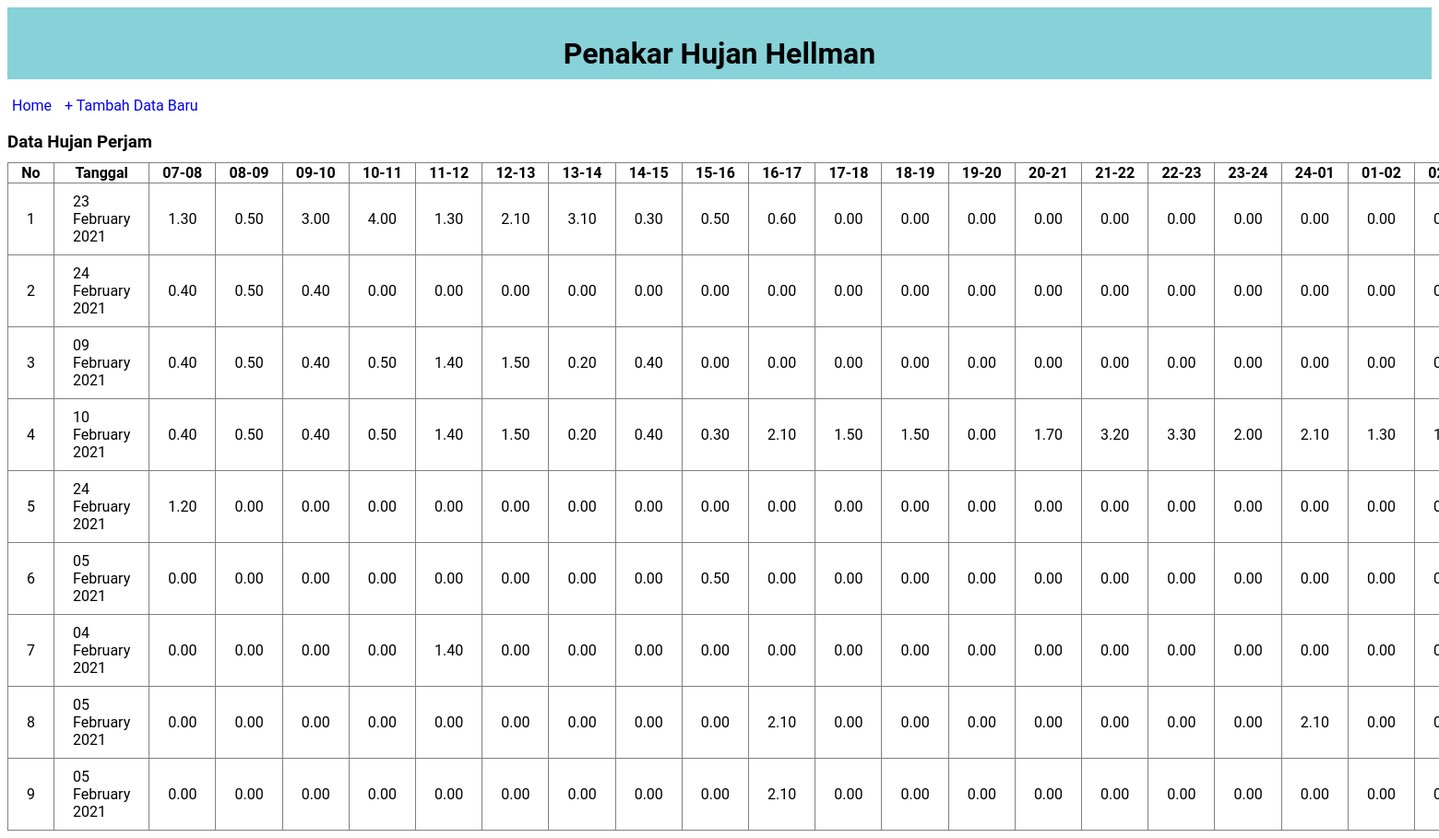
Page /data-hujan.php on the committed database.
### tables this page shows
CREATE TABLE `hujanperjam` (
  `id` int(8) NOT NULL,
  `tanggal` date NOT NULL,
  `tujuh` decimal(4,2) NOT NULL,
  `delapan` decimal(4,2) NOT NULL,
  `sembilan` decimal(4,2) NOT NULL,
  `sepuluh` decimal(4,2) NOT NULL,
  `sebelas` decimal(4,2) NOT NULL,
  `duabelas` decimal(4,2) NOT NULL,
  `tigabelas` decimal(4,2) NOT NULL,
  `empatbelas` decimal(4,2) NOT NULL,
  `limabelas` decimal(4,2) NOT NULL,
  `enambelas` decimal(4,2) NOT NULL,
  `tujuhbelas` decimal(4,2) NOT NULL,
  `delapanbelas` decimal(4,2) NOT NULL,
  `sembilanbelas` decimal(2,2) NOT NULL,
  `duapuluh` decimal(4,2) NOT NULL,
  `duasatu` decimal(4,2) NOT NULL,
  `duadua` decimal(4,2) NOT NULL,
  `duatiga` decimal(4,2) NOT NULL,
  `duaempat` decimal(4,2) NOT NULL,
  `satu` decimal(4,2) NOT NULL,
  `dua` decimal(4,2) NOT NULL,
  `tiga` decimal(4,2) NOT NULL,
  `empat` decimal(4,2) NOT NULL,
  `lima` decimal(4,2) NOT NULL,
  `enam` decimal(4,2) NOT NULL
);

### data-hujan.php (the view, shortened to what this page needs)
<!DOCTYPE html>
<html>
<head>
	<link rel="stylesheet" type="text/css" href="style.css">
</head>
<body>
	<div class="judul">
		<h1>Penakar Hujan Hellman</h1>
	</div>
	<br/>
    <a href="index.php">Home</a>
	<a class="tombol" href="form-input-hujan.php">+ Tambah Data Baru</a>
	<h3>Data Hujan Perjam</h3>
	<table border="1" class="table">
		<tr>
			<th>No</th>
			<th>Tanggal</th>
            <th>07-08</th>
            <th>08-09</th>
            <th>09-10</th>
            <th>10-11</th>
            <th>11-12</th>
            <th>12-13</th>
            <th>13-14</th>
            <th>14-15</th>
            <th>15-16</th>
            <th>16-17</th>
            <th>17-18</th>
            <th>18-19</th>
            <th>19-20</th>
            <th>20-21</th>
            <th>21-22</th>
            <th>22-23</th>
            <th>23-24</th>
            <th>24-01</th>
            <th>01-02</th>
            <th>02-03</th>
		</tr>
		<?php
		include "koneksi.php";
		$sql = "SELECT * FROM hujanperjam";
        $hasil=mysqli_query($conn,$sql);
		$nomor = 1;
		while($data = mysqli_fetch_array($hasil)){
		?>
		<tr>
			<td><?php echo $nomor++; ?></td>
			<td><?php echo date ( 'd F Y' , strtotime ($data['tanggal'])); ?></td>
            <td><?php echo $data['tujuh']; ?></td>
            <td><?php echo $data['delapan']; ?></td>
            <td><?php echo $data['sembilan']; ?></td>
            <td><?php echo $data['sepuluh']; ?></td>
            <td><?php echo $data['sebelas']; ?></td>
            <td><?php echo $data['duabelas']; ?></td>
            <td><?php echo $data['tigabelas']; ?></td>
            <td><?php echo $data['empatbelas']; ?></td>
            <td><?php echo $data['limabelas']; ?></td>
            <td><?php echo $data['enambelas']; ?></td>
            <td><?php echo $data['tujuhbelas']; ?></td>
            <td><?php echo $data['delapanbelas']; ?></td>
            <td><?php echo $data['sembilanbelas']; ?></td>
            <td><?php echo $data['duapuluh']; ?></td>
            <td><?php echo $data['duasatu']; ?></td>
            <td><?php echo $data['duadua']; ?></td>
            <td><?php echo $data['duatiga']; ?></td>
            <td><?php echo $data['duaempat']; ?></td>
            <td><?php echo $data['satu']; ?></td>
            <td><?php echo $data['dua']; ?></td>
		</tr>
		<?php } ?>
	</table>
</body>
</html>

### style.css (style rules this page uses)
body { font-family: 'roboto'; color: #000; }
.judul { background: #87D1D8; padding: 10px; text-align: center; }
.judul h1,h2,h3 { height: 15px; }
a { padding: 5px; text-decoration: none; }
.table { border-collapse: collapse; }
table.table th th , table.table tr td { padding: 10px 20px ; }

### rows in the picture
hujanperjam: tanggal "23 February 2021", tujuh "1.30", delapan "0.50", sembilan "3.00", sepuluh "4.00", sebelas "1.30", duabelas "2.10", tigabelas "3.10", empatbelas "0.30", limabelas "0.50", enambelas "0.60", tujuhbelas "0.00", delapanbelas "0.00", sembilanbelas "0.00", duapuluh "0.00", duasatu "0.00", duadua "0.00", duatiga "0.00", duaempat "0.00", satu "0.00"
hujanperjam: tanggal "24 February 2021", tujuh "0.40", delapan "0.50", sembilan "0.40", sepuluh "0.00", sebelas "0.00", duabelas "0.00", tigabelas "0.00", empatbelas "0.00", limabelas "0.00", enambelas "0.00", tujuhbelas "0.00", delapanbelas "0.00", sembilanbelas "0.00", duapuluh "0.00", duasatu "0.00", duadua "0.00", duatiga "0.00", duaempat "0.00", satu "0.00"
hujanperjam: tanggal "09 February 2021", tujuh "0.40", delapan "0.50", sembilan "0.40", sepuluh "0.50", sebelas "1.40", duabelas "1.50", tigabelas "0.20", empatbelas "0.40", limabelas "0.00", enambelas "0.00", tujuhbelas "0.00", delapanbelas "0.00", sembilanbelas "0.00", duapuluh "0.00", duasatu "0.00", duadua "0.00", duatiga "0.00", duaempat "0.00", satu "0.00"
hujanperjam: tanggal "10 February 2021", tujuh "0.40", delapan "0.50", sembilan "0.40", sepuluh "0.50", sebelas "1.40", duabelas "1.50", tigabelas "0.20", empatbelas "0.40", limabelas "0.30", enambelas "2.10", tujuhbelas "1.50", delapanbelas "1.50", sembilanbelas "0.00", duapuluh "1.70", duasatu "3.20", duadua "3.30", duatiga "2.00", duaempat "2.10", satu "1.30"
hujanperjam: tanggal "24 February 2021", tujuh "1.20", delapan "0.00", sembilan "0.00", sepuluh "0.00", sebelas "0.00", duabelas "0.00", tigabelas "0.00", empatbelas "0.00", limabelas "0.00", enambelas "0.00", tujuhbelas "0.00", delapanbelas "0.00", sembilanbelas "0.00", duapuluh "0.00", duasatu "0.00", duadua "0.00", duatiga "0.00", duaempat "0.00", satu "0.00"
hujanperjam: tanggal "05 February 2021", tujuh "0.00", delapan "0.00", sembilan "0.00", sepuluh "0.00", sebelas "0.00", duabelas "0.00", tigabelas "0.00", empatbelas "0.00", limabelas "0.50", enambelas "0.00", tujuhbelas "0.00", delapanbelas "0.00", sembilanbelas "0.00", duapuluh "0.00", duasatu "0.00", duadua "0.00", duatiga "0.00", duaempat "0.00", satu "0.00"
hujanperjam: tanggal "04 February 2021", tujuh "0.00", delapan "0.00", sembilan "0.00", sepuluh "0.00", sebelas "1.40", duabelas "0.00", tigabelas "0.00", empatbelas "0.00", limabelas "0.00", enambelas "0.00", tujuhbelas "0.00", delapanbelas "0.00", sembilanbelas "0.00", duapuluh "0.00", duasatu "0.00", duadua "0.00", duatiga "0.00", duaempat "0.00", satu "0.00"
hujanperjam: tanggal "05 February 2021", tujuh "0.00", delapan "0.00", sembilan "0.00", sepuluh "0.00", sebelas "0.00", duabelas "0.00", tigabelas "0.00", empatbelas "0.00", limabelas "0.00", enambelas "2.10", tujuhbelas "0.00", delapanbelas "0.00", sembilanbelas "0.00", duapuluh "0.00", duasatu "0.00", duadua "0.00", duatiga "0.00", duaempat "2.10", satu "0.00"
hujanperjam: tanggal "05 February 2021", tujuh "0.00", delapan "0.00", sembilan "0.00", sepuluh "0.00", sebelas "0.00", duabelas "0.00", tigabelas "0.00", empatbelas "0.00", limabelas "0.00", enambelas "2.10", tujuhbelas "0.00", delapanbelas "0.00", sembilanbelas "0.00", duapuluh "0.00", duasatu "0.00", duadua "0.00", duatiga "0.00", duaempat "0.00", satu "0.00"
